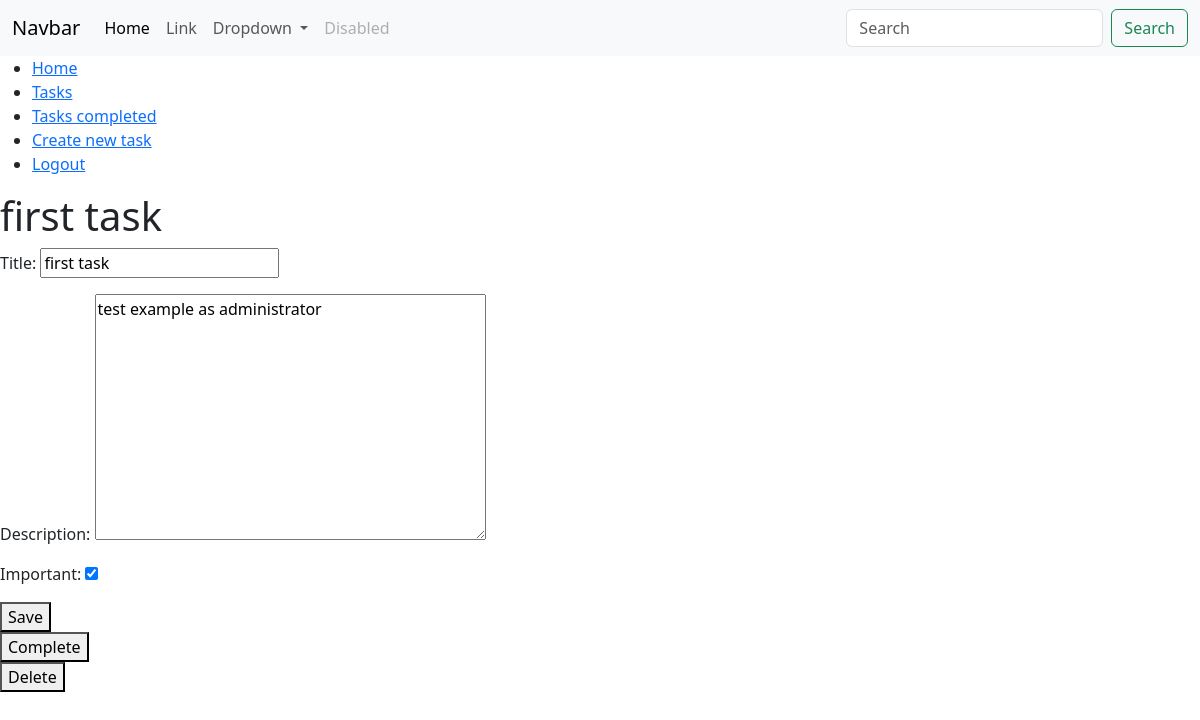
The page /tasks/1 (signed in) on the database as committed earlier.
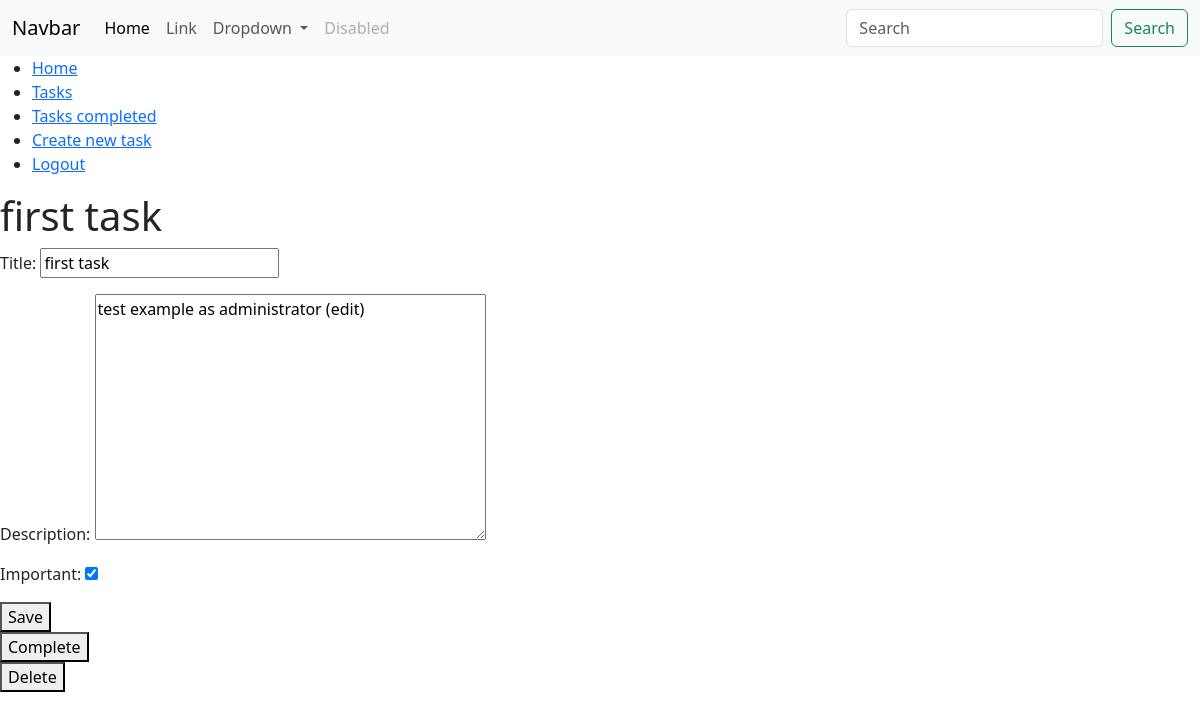
The same page on the database as committed later.
### task/models.py (models this page shows, shortened)
class Task(models.Model):
    title = models.CharField(max_length=100)
    description = models.TextField(blank=True)
    created = models.DateTimeField(auto_now_add=True)
    datecompleted = models.DateTimeField(null=True, blank=True)
    important = models.BooleanField(default=False)
    user = models.ForeignKey(User, on_delete=models.CASCADE)

### task/views.py (the view, shortened to what this page needs)
# urls.py: path('tasks/<int:id>', views.task_details, name="task_details"),
@login_required
def task_details(request, id):
    if request.method == "GET":
        task = get_object_or_404(Task, pk=id, user=request.user)
        form = TaskForm(instance=task)
        return render(request, "task_details.html", {
            'task': task,
            'form': form
        })

### task/forms.py
class TaskForm(ModelForm):
    class Meta:
        model = Task
        fields = ['title', 'description', 'important']

### task/templates/task_details.html (shortened to what this page needs)
{% extends 'base.html' %}
{% block content %}
<h1>{{task.title}}</h1>
<form method="POST">
    {{form.as_p}}
    <button>
        Save
    </button>
</form>
<form action="{% url 'task_complete' task.id %}" method="POST">
    <button>
        Complete
    </button>
</form>
<form action="{% url 'task_delete' task.id %}" method="POST">
    <button>
        Delete
    </button>
</form>
{% endblock %}

Rows that differ between the two databases and show on the page:
changed Task "first task": description "test example as administrator" → "test example as administrator (edit)"
